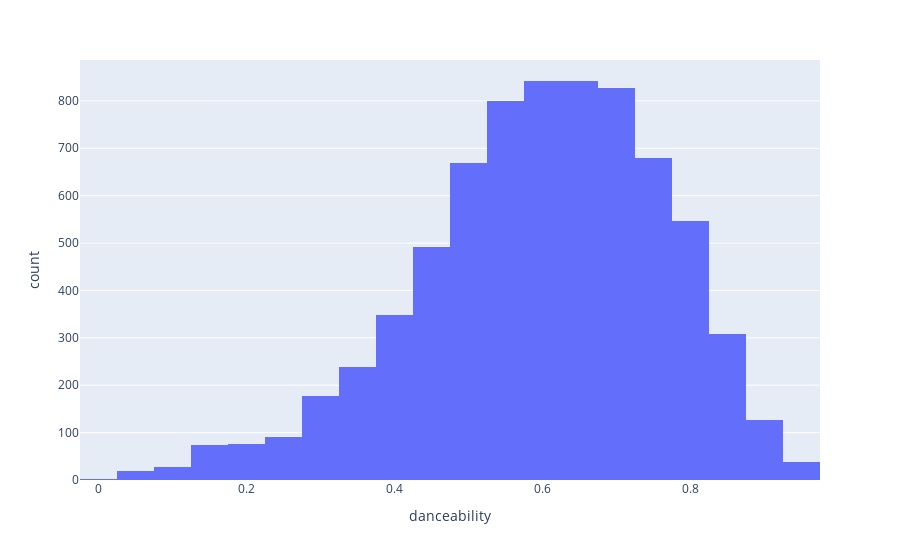

The cell this chart's notebook holds for it:
### Markdown cell above
## Danceability

### Code cell
# Create a distribution plot
fig = px.histogram(spotify, x='danceability', nbins=20)

# Show the plot
fig.show()

### Figure 1 — Plotly figure (JSON) as saved in the notebook; plotly's stock layout.template omitted (floating-point values rounded to 4 significant figures; data arrays with more than 128 entries replaced by an {"elided": "..."} marker saying what was removed)
{"data": [{"alignmentgroup": "True", "bingroup": "x", "hovertemplate": "danceability=%{x}<br>count=%{y}<extra></extra>", "legendgroup": "", "marker": {"color": "#636efa", "pattern": {"shape": ""}}, "name": "", "nbinsx": 20, "offsetgroup": "", "orientation": "v", "showlegend": false, "x": {"elided": "7224 float values"}, "xaxis": "x", "yaxis": "y", "type": "histogram"}], "layout": {"xaxis": {"anchor": "y", "domain": [0, 1], "title": {"text": "danceability"}}, "yaxis": {"anchor": "x", "domain": [0, 1], "title": {"text": "count"}}, "legend": {"tracegroupgap": 0}, "margin": {"t": 60}, "barmode": "relative"}}
